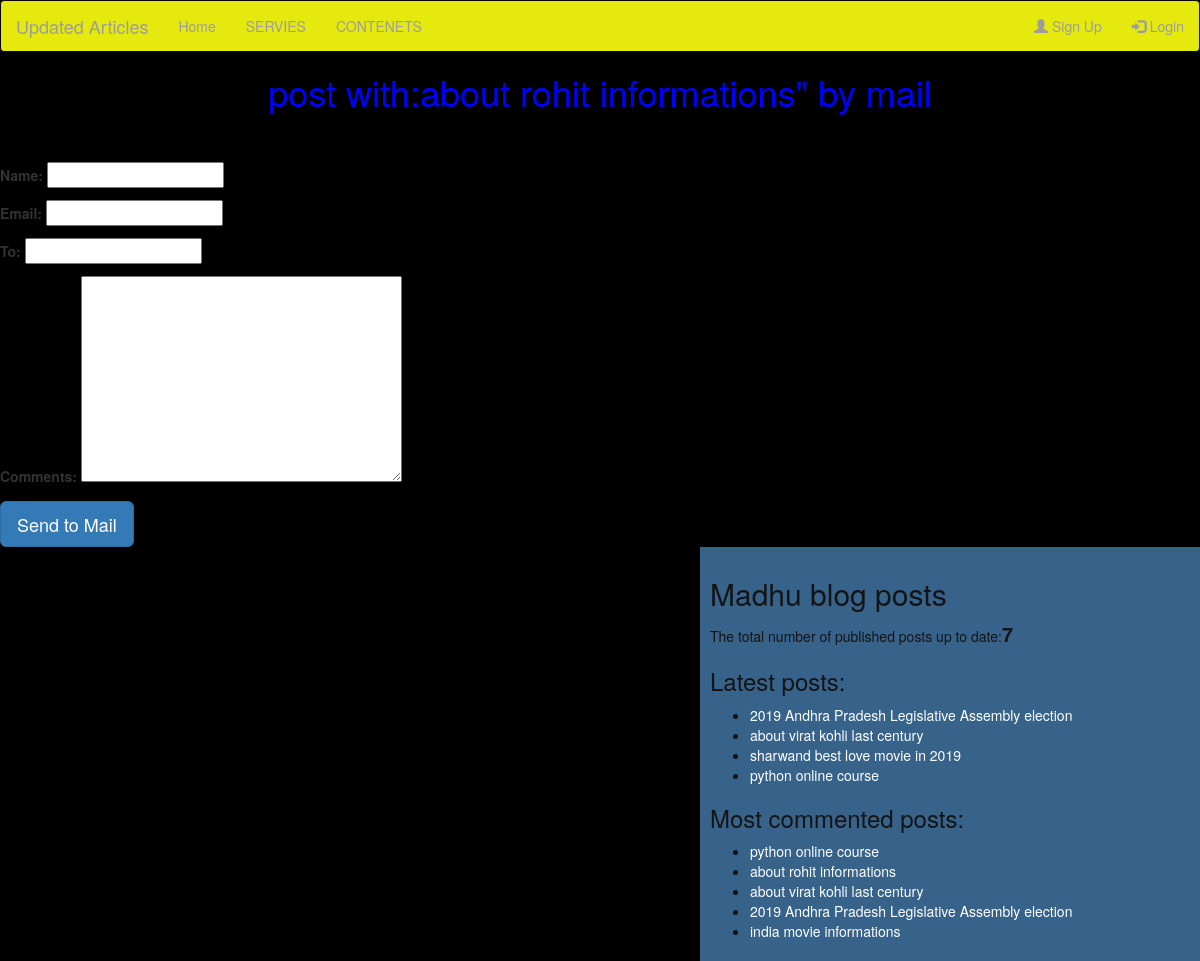
/1/share/, run on the app's committed database.
### blog/models.py (models this page shows, shortened)
class Post(models.Model):
    STATUS_CHOICES=(('draft','Draft'),('published','Published'))
    title=models.CharField(max_length=256)
    slug=models.SlugField(max_length=264,unique_for_date='publish')
    author=models.ForeignKey(User, related_name='blog_posts', on_delete=models.CASCADE)
    body=models.TextField()
    publish=models.DateTimeField(default=timezone.now)
    created=models.DateTimeField(auto_now_add=True)
    updated=models.DateTimeField(auto_now=True)
    status=models.CharField(max_length=10,choices=STATUS_CHOICES,default='draft')
    objects=CustomManager()
    tags=TaggableManager()
    class Meta:
        ordering=('-publish',)
    def get_absolute_url(self):
            return reverse('post_detail', args = [self.publish.year , self.publish.strftime('%m'), self.publish.strftime('%d'),self.slug])

### blog/views.py (the view)
# urls.py: re_path(r'(?P<id>\d+)/share/$',views.mail_send),
def mail_send(request,id):
    post=get_object_or_404(Post,id=id,status='published')
    sent=False
    if request.method == 'POST':
        form=EmailSendForm(request.POST)
        if form.is_valid():
            cd=form.cleaned_data
            subject='{}({}) recommonds read to you "{}"'.format(cd['name'],cd['email'],post.title)
            post_url=request.build_absolute_uri(post.get_absolute_url())
            message='Read post at:\n{} \n\n{}\'s Comments:\n{}'.format(post_url,cd['name'],cd['comments'])
            send_mail(subject,message,'manavallu4@gmail.com',['hellosony2244@gmail.com'],)
            sent=True
    else:
        form=EmailSendForm()
    return render(request,'test/shareemail.html',{'form':form,'post':post,'sent':sent})

### blog/forms.py (shortened to what this page needs)
class EmailSendForm(forms.Form):
    name=forms.CharField()
    email=forms.EmailField()
    to=forms.EmailField()
    comments=forms.CharField(required=False,widget=forms.Textarea)

### blog/models.py (called while the page is built)
    def get_queryset(self):
        return super().get_queryset().filter(status="published")

### blog/templatetags/blog_tags.py (called while the page is built)
@register.simple_tag(name='my_tag')
def total_count():
    return Post.objects.count()

@register.inclusion_tag('test/latest_posts123.html')
def show_latest_posts(count=3):
    latest_posts=Post.objects.order_by('-publish')[:count]
    return {'latest_posts':latest_posts}

@register.simple_tag()
def get_most_comment_posts(count=5):
     return Post.objects.annotate(total_comments=Count('comments')).order_by('-total_comments')[:count]

### templates/test/shareemail.html (shortened to what this page needs)
{%extends 'test/base.html'%}
      {%block contain%}
        {%if sent%}
          <h1>Email Sent Successfully</h1><hr>
          <h2 style="color: palevioletred;">post with:{{post.title}}</h2>
          {%else%}
            <h1 style="color: blue;">post with:{{post.title}}" by mail</h1><br><br>
              <form method="post">
                {{form.as_p}}
                <input type="submit" class="btn btn-primary btn-lg" value="Send to Mail">
              </form>
        {%endif%}
      {%endblock%}

### templates/test/base.html (shortened to what this page needs)
<!DOCTYPE html>
{% load blog_tags%}
{%load static%}
<html lang="en" dir="ltr">
  <head>
    <link rel="stylesheet" href="https://stackpath.bootstrapcdn.com/bootstrap/3.4.1/css/bootstrap.min.css">
  </head>
  <link rel="stylesheet" href="{% static "css/blog.css"%}">
  <body>
    <nav class="navbar navbar-inverse">
  <div class="container-fluid">
    <div class="navbar-header">
      <a class="navbar-brand" href="#">Updated Articles</a>
    </div>
    <ul class="nav navbar-nav" style="color: rgb(162, 0, 255);">
      <li><a href="#">Home</a></li>
      <li><a href="#">SERVIES</a></li>
      <li><a href="#">CONTENETS</a></li>
    </ul>
    <ul class="nav navbar-nav navbar-right">
      <li><a href="#"><span class="glyphicon glyphicon-user"></span> Sign Up</a></li>
      <li><a href="#"><span class="glyphicon glyphicon-log-in"></span> Login</a></li>
    </ul>
  </div>
</nav>
    <div class="content">
      {%block contain%}
      {%endblock%}
    </div>
    <div class="sidebar">
      <h2>Madhu blog posts</h2>
      <p>The total number of published posts up to date:<span id="pnayy">{% my_tag %}</span></p>
      <h3>Latest posts:</h3>{%show_latest_posts 4%}
      <h3>Most commented posts:</h3>
      {%get_most_comment_posts as most_comment_posts%}
      <ul>
        {%for post in most_comment_posts%}
        <li><a href="{{post.get_absolute_url}}">{{post.title}}</a></li>
        {%endfor%}
      </ul>
    </div>
  </body>
</html>

### templates/test/latest_posts123.html
<ul>
  {%for post in latest_posts%}
  <li><a href="{{post.get_absolute_url}}">{{post.title}}</a></li>
  {%endfor%}
</ul>

### static/css/blog.css (style rules this page uses)
body { background: #000; }
.navbar { background: rgb(229, 233, 13); }
.sidebar { width: 500px; padding: 10px; float: right; background: rgb(55, 99, 139); color:rgb(20, 20, 20); }
h1 { color: #07f523; text-align: center; }
a { color:white; }
#pnayy { font-size: 20px; font-weight: bold; }

### data on the page
Post: title "about rohit informations"
Post: title "2019 Andhra Pradesh Legislative Assembly election"
Post: title "about virat kohli last century"
Post: title "sharwand best love movie in 2019"
Post: title "python online course"
Post: title "india movie informations"
